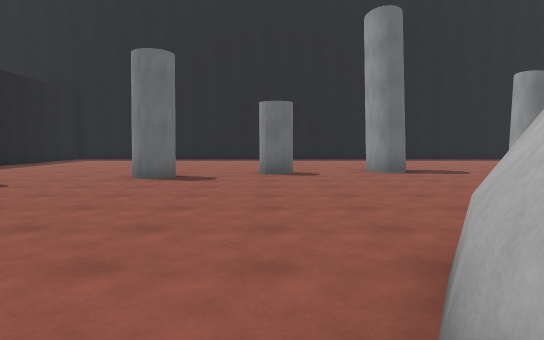
View 1 (above)

24 first-person views from a walk through a 3-D level made in the Unity game engine. The camera is 1.4 m above the floor, tilts 4° down and sees 70° across. The floor is counted in squares, 2 m on a side. Each view is taken from the middle of a square. On the plan, view 1 faces up. The plan holds only what a view shows up to about 11 squares ahead; the rest is blank. The place goes on beyond the plan. The player character is not drawn.

View 2
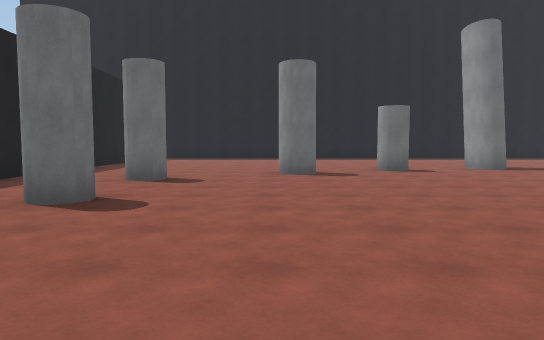

View 3
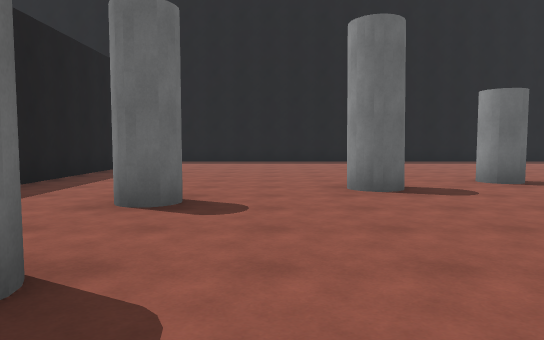

View 4
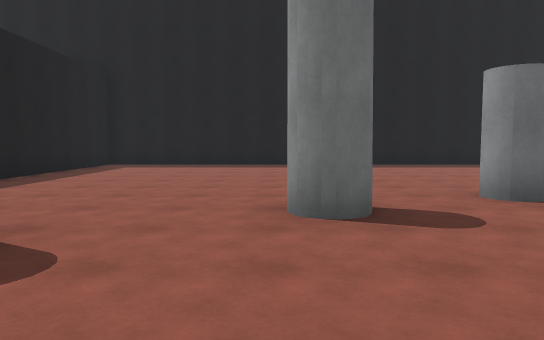

View 5
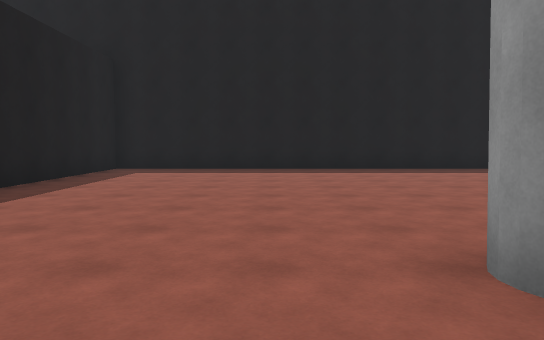

View 6
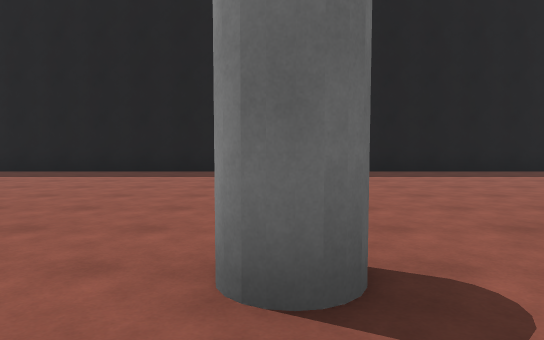

View 7
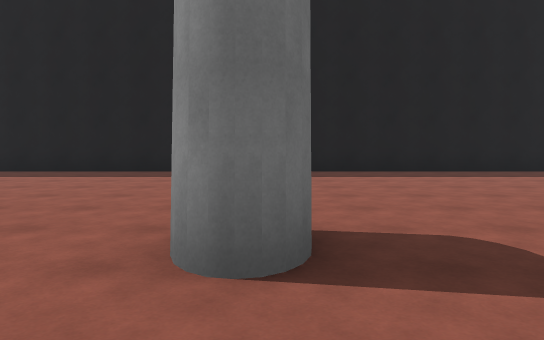

View 8
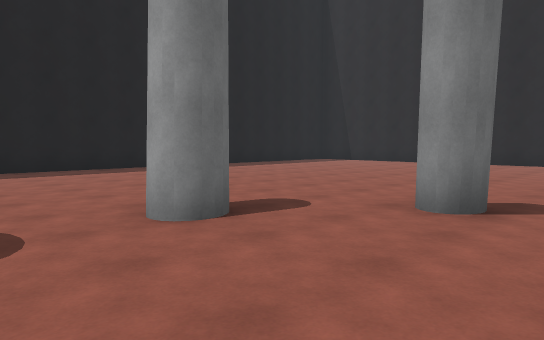

View 9
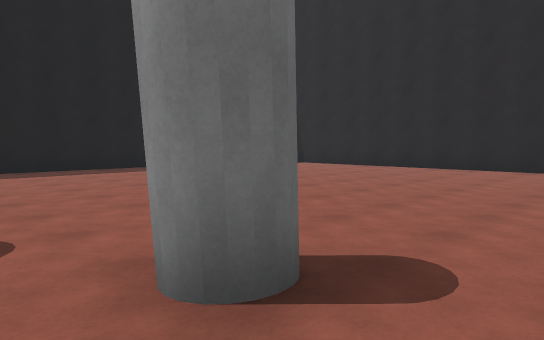

View 10
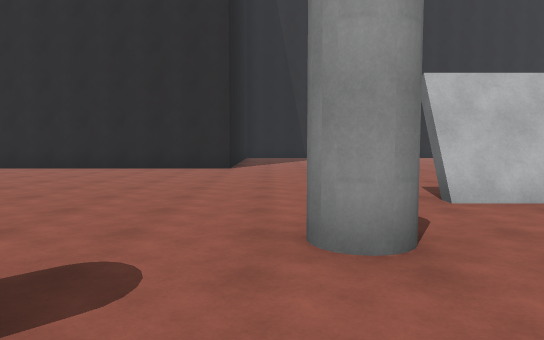

View 11
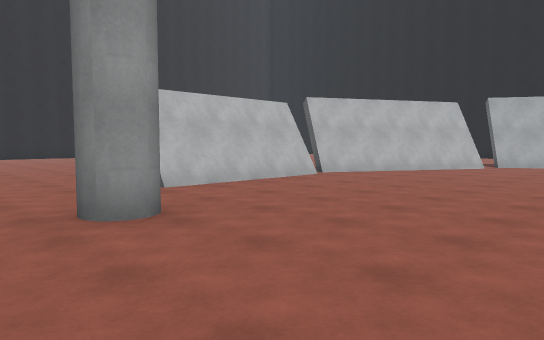

View 12
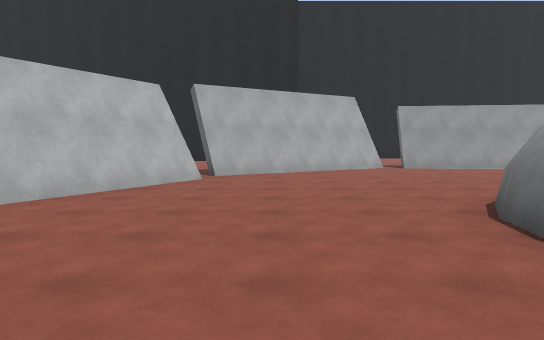

View 13
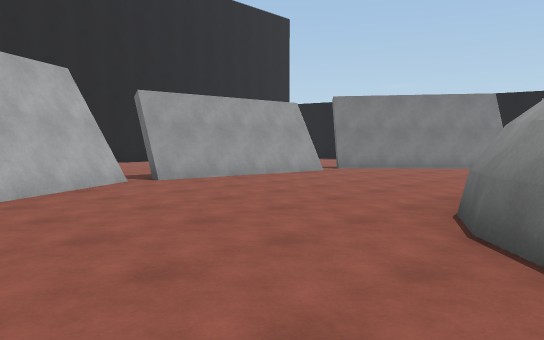

View 14
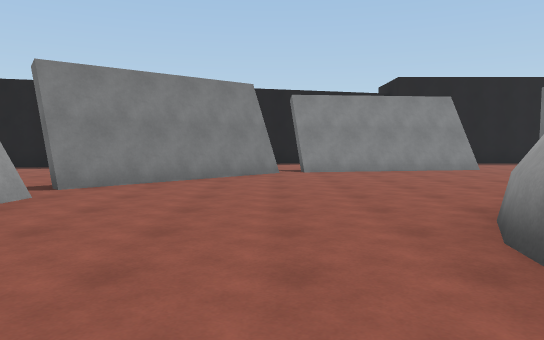

View 15
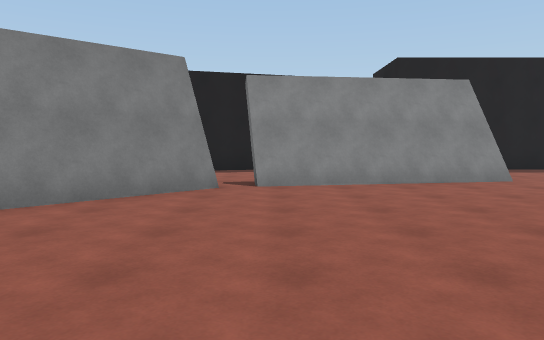

View 16
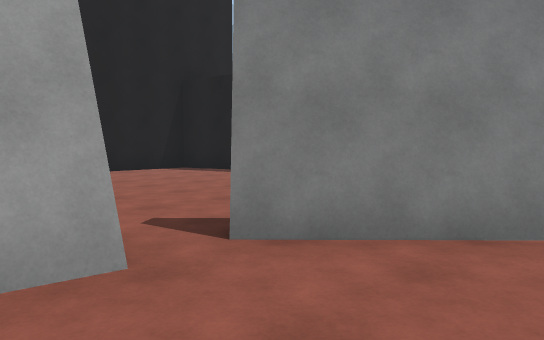

View 17
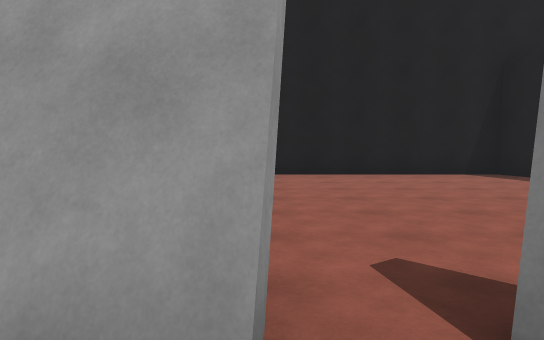

View 18
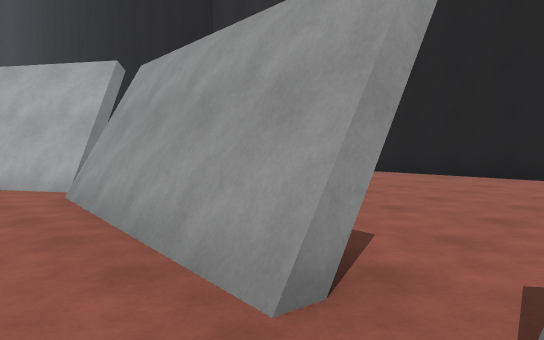

View 19
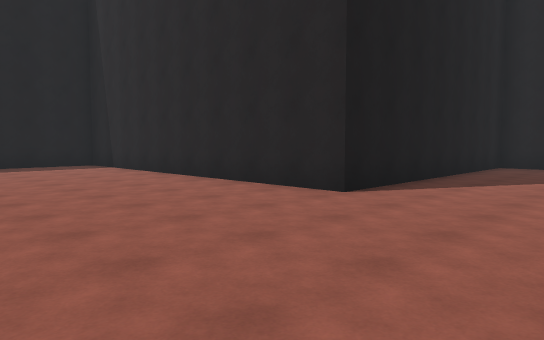

View 20
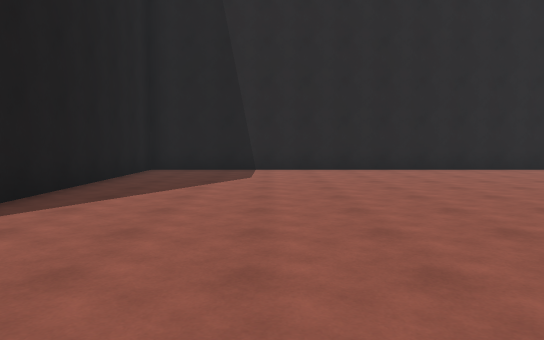

View 21
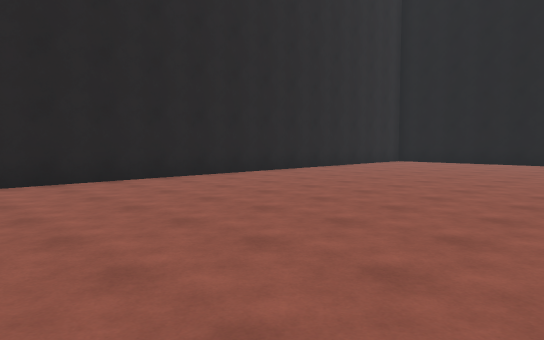

View 22
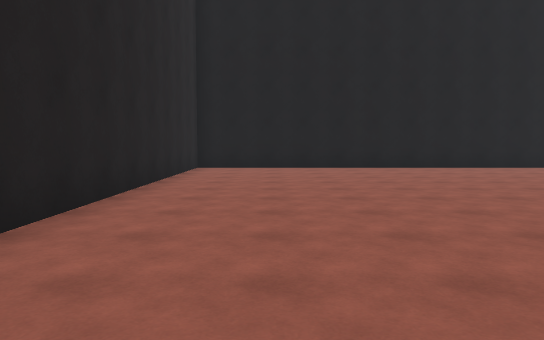

View 23
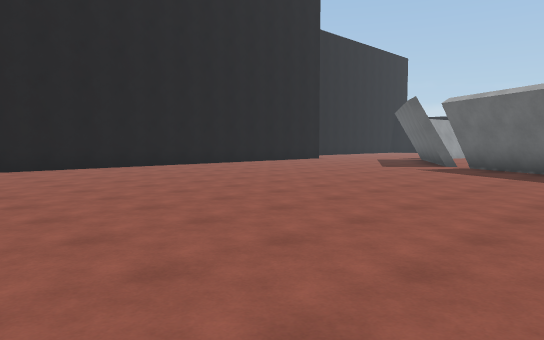

View 24
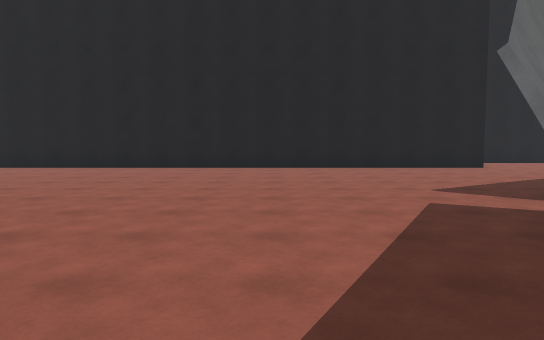

### Floor plan
Key: @ floor where view 1 was taken; # wall or solid block; x gap in a wall; . floor; C cylinder.
Columns run from 9 left of view 1 to 25 right of it. Each row starts with its distance up from view 1.
 17 ######################  ##
 16 #.....................  ..
 15 #.....................  ...#
 14 #....................   ...#
 13 #.....................  ...#
 12 #..........................#
 11 #..........................#
 10 #...........#..............#
  9 #........C..#..#...........#
  8 #......#.........#.........########
  7 #...#.............................#
  6  .................................#
  5   ...........  ....#..............#
  4 #..#........   ...................#
  3 #...........    .....#............#
  2    .......#     .....#   .........#
  1     #.....#    ......#     .......#
  0     #....@    #......x     .......#
 -1     #.....   ##......#.    .......#
 -2     #......###......##............#
 -3    .#...............#.............#
 -4  #...#.............##.............#
 -5  #   ##............#..............#
 -6       ##.........##...............#
 -7        ###.....###................#
 -8        ..#######..................#
 -9      ......  .  ..................#
-10    ...........  ..................#
-11    #.......... ...................#
-12    #.........  .###################
-13    #.........
-14    #..........
-15    ###########

Where each view was taken, in squares from view 1:
view 1: 0 up, 0 right, facing up
view 2: 1 down, 3 left, facing up
view 3: 2 up, 4 left, facing up
view 4: 4 up, 3 left, facing up
view 5: 6 up, 4 left, facing up
view 6: 7 up, 0 right, facing up
view 7: 7 up, 3 right, facing up
view 8: 6 up, 4 right, facing up-right
view 9: 6 up, 7 right, facing up-right
view 10: 6 up, 7 right, facing right
view 11: 7 up, 6 right, facing down-right
view 12: 3 up, 8 right, facing down
view 13: 1 down, 8 right, facing down-left
view 14: 4 down, 5 right, facing left
view 15: 3 down, 2 right, facing left
view 16: 5 down, 1 right, facing down-left
view 17: 6 down, 0 right, facing down
view 18: 6 down, 1 left, facing down-right
view 19: 4 up, 13 right, facing up-right
view 20: 4 up, 15 right, facing right
view 21: 2 up, 18 right, facing down-right
view 22: 1 down, 23 right, facing down
view 23: 1 down, 21 right, facing down-left
view 24: 1 down, 13 right, facing down
